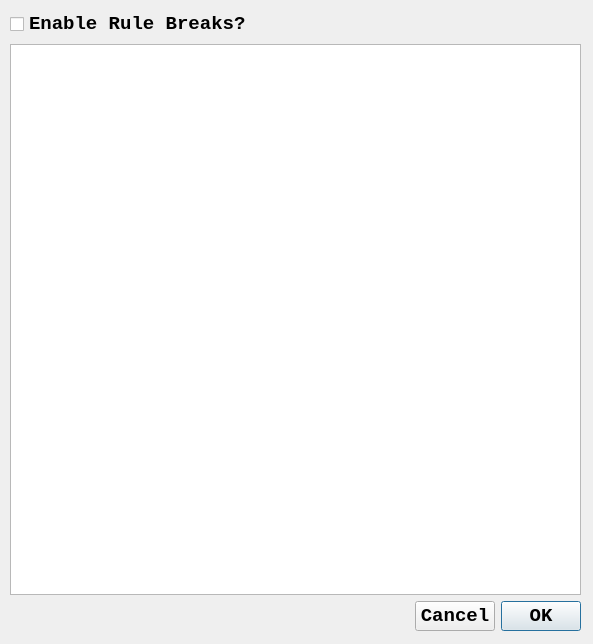
<?xml version="1.0" encoding="UTF-8"?>
<ui version="4.0">
 <class>DialogRuleBreak</class>
 <widget class="QDialog" name="DialogRuleBreak">
  <property name="geometry">
   <rect>
    <x>0</x>
    <y>0</y>
    <width>593</width>
    <height>644</height>
   </rect>
  </property>
  <property name="minimumSize">
   <size>
    <width>593</width>
    <height>644</height>
   </size>
  </property>
  <property name="maximumSize">
   <size>
    <width>3000</width>
    <height>3000</height>
   </size>
  </property>
  <property name="font">
   <font>
    <family>Consolas</family>
    <pointsize>14</pointsize>
   </font>
  </property>
  <property name="windowTitle">
   <string>Rule Break Settings</string>
  </property>
  <widget class="QWidget" name="layoutWidget">
   <property name="geometry">
    <rect>
     <x>10</x>
     <y>10</y>
     <width>571</width>
     <height>621</height>
    </rect>
   </property>
   <property name="font">
    <font>
     <family>Consolas</family>
     <pointsize>14</pointsize>
    </font>
   </property>
   <layout class="QVBoxLayout" name="verticalLayout">
    <item>
     <widget class="QCheckBox" name="checkBoxEnableRuleBreaks">
      <property name="font">
       <font>
        <family>Consolas</family>
        <pointsize>14</pointsize>
        <weight>75</weight>
        <bold>true</bold>
       </font>
      </property>
      <property name="text">
       <string>Enable Rule Breaks?</string>
      </property>
     </widget>
    </item>
    <item>
     <widget class="QListWidget" name="listWidgetRules">
      <property name="font">
       <font>
        <family>Consolas</family>
        <pointsize>14</pointsize>
       </font>
      </property>
     </widget>
    </item>
    <item>
     <layout class="QHBoxLayout" name="horizontalLayout">
      <item>
       <spacer name="horizontalSpacer">
        <property name="font">
         <font>
          <family>Consolas</family>
          <pointsize>14</pointsize>
         </font>
        </property>
        <property name="orientation">
         <enum>Qt::Horizontal</enum>
        </property>
        <property name="sizeHint" stdset="0">
         <size>
          <width>368</width>
          <height>20</height>
         </size>
        </property>
       </spacer>
      </item>
      <item>
       <widget class="QPushButton" name="pushButtonCancel">
        <property name="font">
         <font>
          <family>Consolas</family>
          <pointsize>14</pointsize>
          <weight>75</weight>
          <bold>true</bold>
         </font>
        </property>
        <property name="text">
         <string>Cancel</string>
        </property>
       </widget>
      </item>
      <item>
       <widget class="QPushButton" name="pushButtonOK">
        <property name="font">
         <font>
          <family>Consolas</family>
          <pointsize>14</pointsize>
          <weight>75</weight>
          <bold>true</bold>
         </font>
        </property>
        <property name="text">
         <string>OK</string>
        </property>
        <property name="default">
         <bool>true</bool>
        </property>
       </widget>
      </item>
     </layout>
    </item>
   </layout>
  </widget>
 </widget>
 <resources/>
 <connections/>
</ui>
